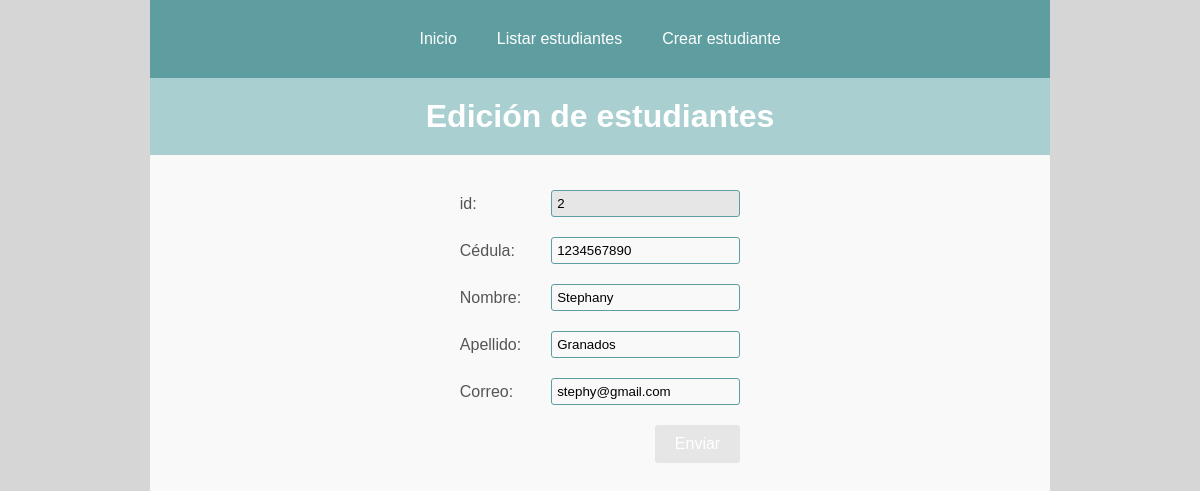
Screenshot of /estudiantes/editar?id=2 with the database file from the repository.
### tables this page shows
CREATE TABLE `students` (
  `id` int(11) NOT NULL,
  `identification` int(10) NOT NULL,
  `name` varchar(100) NOT NULL,
  `last_name` varchar(100) NOT NULL,
  `email` varchar(100) NOT NULL
);

### controllers/StudentController.php (called while the page is built, shortened)
<?php
require_once 'models/Student.php';
class StudentController {
  private $model;
  public function __construct() {
    $this->model = new Student;
  }
  public function edit($id) {
    $student = $this->model->find($id);
    $action = '/CRUD_SENA/estudiantes/actualizar';
    require_once 'views/layout.php';
  }
}

### database/Database.php (called while the page is built, shortened)
<?php
class Database {
  public function __construct() {
    $this->host = 'localhost';
    $this->user = 'root';
    $this->password = '';
    $this->database = 'school';
    $this->connection = new mysqli(
      $this->host,
      $this->user,
      $this->password,
      $this->database
    );
  }
}

### models/Student.php (called while the page is built, shortened)
<?php
require_once 'database/Database.php';
class Student {
  private $database;
  public function __construct() {
    $this->database = new Database;
  }
  public function find($id) {
    $query = "SELECT * FROM students WHERE id = $id";
    $result = $this->database->connection->query($query);
    return $result->fetch_object();
  }
}

### views/student/form.php (the view)
<form action="<?php if(isset($action)) echo $action ?>" method="POST">
  <table cellspacing="10">
    <?php if(isset($student)) : ?>
      <tr>
        <td>id:</td>
        <td><input type="number" name="id" readonly value="<?php if(isset($student)) echo $student->id ?>"></td>
      </tr>
    <?php endif; ?>
    <tr>
      <td>Cédula:</td>
      <td><input type="number" name="identification" max="9999999999" required value="<?php if(isset($student)) echo $student->identification ?>"></td>
    </tr>
    <tr>
      <td>Nombre:</td>
      <td><input type="text" name="name" maxlength="100" required value="<?php if(isset($student)) echo $student->name ?>"></td>
    </tr>
    <tr>
      <td>Apellido:</td>
      <td><input type="text" name="last_name" maxlength="100" required value="<?php if(isset($student)) echo $student->last_name ?>"></td>
    </tr>
    <tr>
      <td>Correo:</td>
      <td><input type="email" name="email" maxlength="100" required value="<?php if(isset($student)) echo $student->email ?>"></td>
    </tr>
    <tr>
      <td colspan="2" align="right"><input type="submit" value="Enviar"></td>
    </tr>
  </table>
</form>

### public/index.css (style rules this page uses)
* { box-sizing: border-box; }
html, body, .container { height: 100%; }
body { margin: 0; font-family: sans-serif; color: #555; background-color: #d6d6d6; }
a, [type="submit"] { background-color: cadetblue; border-radius: 3px; padding: 10px 20px; color: #fff; border: none; text-decoration: none; font-size: 16px; }
input { border: 1px solid cadetblue; background-color: #f9f9f9; padding: 5px; border-radius: 3px; outline: none; }
input:read-only { background-color: #e6e6e6; }
th, td { padding: 5px 10px; }

### rows the page displays
students: id "2", identification "1234567890", name "Stephany", last_name "Granados", email "stephy@gmail.com"

### other values shown
$title "Edición de estudiantes"
